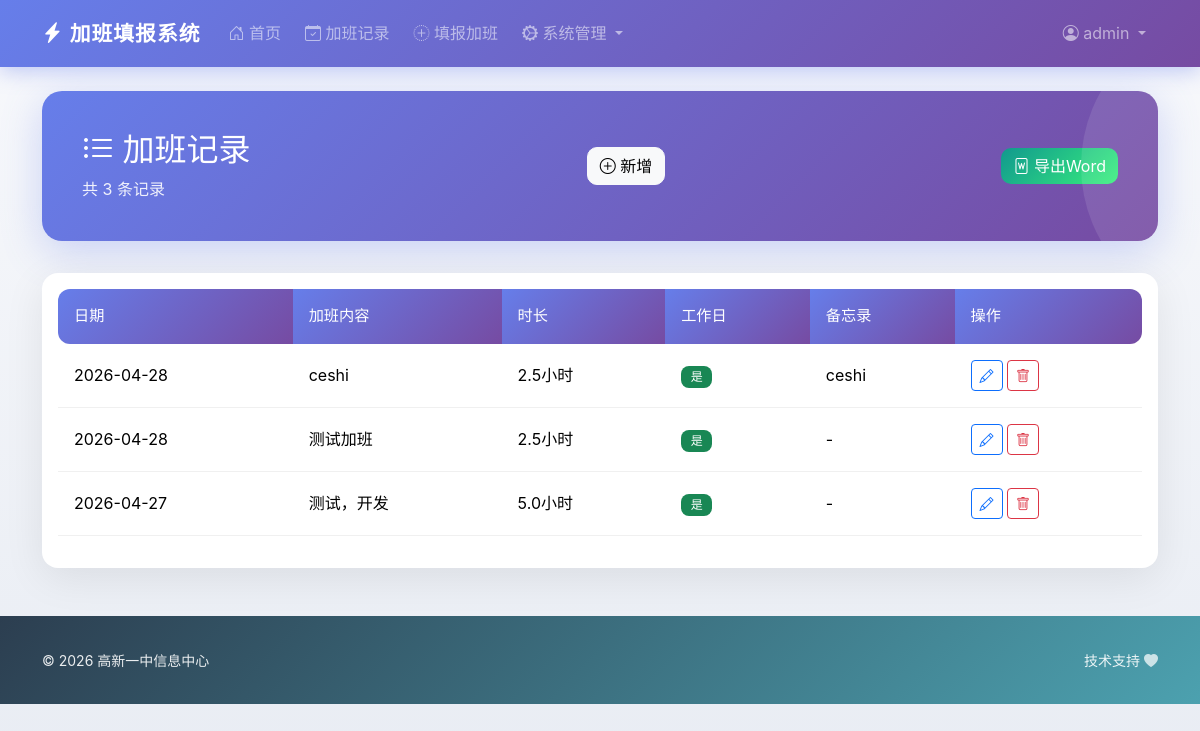
Page /overtime (signed in) on the committed database.
### models.py (models this page shows, shortened)
class User(UserMixin, db.Model):
    __tablename__ = 'users'
    id = db.Column(db.Integer, primary_key=True)
    username = db.Column(db.String(80), unique=True, nullable=False)
    password_hash = db.Column(db.String(200), nullable=False)
    role = db.Column(db.String(20), nullable=False)  # admin, manager, teacher
    department_id = db.Column(db.Integer, db.ForeignKey('departments.id'), nullable=True)
    created_at = db.Column(db.DateTime, default=datetime.utcnow)
    overtime_records = db.relationship('Overtime', backref='user', lazy=True, cascade='all, delete-orphan')
    def is_admin(self):
        return self.role == 'admin'

class Overtime(db.Model):
    __tablename__ = 'overtimes'
    id = db.Column(db.Integer, primary_key=True)
    user_id = db.Column(db.Integer, db.ForeignKey('users.id'), nullable=False)
    content = db.Column(db.Text, nullable=False)
    date = db.Column(db.Date, nullable=False)
    hours = db.Column(db.Float, nullable=False)
    is_workday = db.Column(db.Boolean, default=False)
    memo = db.Column(db.Text, nullable=True)
    created_at = db.Column(db.DateTime, default=datetime.utcnow)
    updated_at = db.Column(db.DateTime, default=datetime.utcnow, onupdate=datetime.utcnow)

### app.py (the view)
@app.route('/overtime')
@login_required
def overtime_list():
    page = request.args.get('page', 1, type=int)
    per_page = 20
    query = Overtime.query.filter_by(user_id=current_user.id)
    if current_user.is_admin():
        query = Overtime.query
    elif current_user.is_manager():
        dept_users = User.query.filter_by(department_id=current_user.department_id).all()
        user_ids = [u.id for u in dept_users]
        query = Overtime.query.filter(Overtime.user_id.in_(user_ids))
    pagination = query.order_by(Overtime.date.desc()).paginate(page=page, per_page=per_page, error_out=False)
    records = pagination.items
    return render_template('overtime/list.html', records=records, pagination=pagination)

### app.py (called while the page is built)
@login_manager.user_loader
def load_user(user_id):
    return User.query.get(int(user_id))

### templates/overtime/list.html (shortened to what this page needs)
{% extends "base.html" %}
{% block content %}
<div class="page-header d-flex justify-content-between align-items-center">
    <div>
        <h2><i class="bi bi-list-ul"></i> 加班记录</h2>
        <p class="mb-0">共 {{ pagination.total }} 条记录</p>
    </div>
    <a href="{{ url_for('overtime_add') }}" class="btn btn-light">
        <i class="bi bi-plus-circle"></i> 新增
    </a>
    <a href="{{ url_for('overtime_export') }}" class="btn btn-success">
        <i class="bi bi-file-word"></i> 导出Word
    </a>
</div>
<div class="card">
    <div class="card-body">
        {% if records %}
        <div class="table-responsive">
            <table class="table table-hover">
                <thead>
                    <tr>
                        <th>日期</th>
                        <th>加班内容</th>
                        <th>时长</th>
                        <th>工作日</th>
                        <th>备忘录</th>
                        <th>操作</th>
                    </tr>
                </thead>
                <tbody>
                    {% for record in records %}
                    <tr>
                        <td>{{ record.date.strftime('%Y-%m-%d') }}</td>
                        <td>{{ record.content[:50] }}{% if record.content|length > 50 %}...{% endif %}</td>
                        <td>{{ record.hours }}小时</td>
                        <td>
                            {% if record.is_workday %}
                            <span class="badge bg-success">是</span>
                            {% else %}
                            <span class="badge bg-secondary">否</span>
                            {% endif %}
                        </td>
                        <td>{{ record.memo[:20] if record.memo else '-' }}{% if record.memo and record.memo|length > 20 %}...{% endif %}</td>
                        <td>
                            <a href="{{ url_for('overtime_edit', id=record.id) }}" class="btn btn-sm btn-outline-primary">
                                <i class="bi bi-pencil"></i>
                            </a>
                            <form method="POST" action="{{ url_for('overtime_delete', id=record.id) }}" style="display:inline;">
                                <button type="submit" class="btn btn-sm btn-outline-danger" onclick="return confirm('确定删除？')">
                                    <i class="bi bi-trash"></i>
                                </button>
                            </form>
                        </td>
                    </tr>
                    {% endfor %}
                </tbody>
            </table>
        </div>
        {% else %}
        <p class="text-muted text-center mb-0 py-4">暂无加班记录，<a href="{{ url_for('overtime_add') }}">去填报</a></p>
        {% endif %}
    </div>
</div>
{% endblock %}

### templates/base.html (shortened to what this page needs)
<!DOCTYPE html>
<html lang="zh-CN">
<head>
    <link href="https://cdn.jsdelivr.net/npm/bootstrap@5.3.2/dist/css/bootstrap.min.css" rel="stylesheet">
    <link href="https://cdn.jsdelivr.net/npm/bootstrap-icons@1.11.1/font/bootstrap-icons.css" rel="stylesheet">
</head>
<body>
    <nav class="navbar navbar-expand-lg navbar-dark sticky-top">
        <div class="container">
            <a class="navbar-brand" href="{{ url_for('index') }}">
                <i class="bi bi-lightning-charge-fill"></i> 加班填报系统
            </a>
            {% if current_user.is_authenticated %}
            <div class="collapse navbar-collapse" id="navbarNav">
                <ul class="navbar-nav me-auto">
                    <li class="nav-item">
                        <a class="nav-link" href="{{ url_for('dashboard') }}">
                            <i class="bi bi-house-door"></i> 首页
                        </a>
                    </li>
                    <li class="nav-item">
                        <a class="nav-link" href="{{ url_for('overtime_list') }}">
                            <i class="bi bi-calendar-check"></i> 加班记录
                        </a>
                    </li>
                    <li class="nav-item">
                        <a class="nav-link" href="{{ url_for('overtime_add') }}">
                            <i class="bi bi-plus-circle-dotted"></i> 填报加班
                        </a>
                    </li>
                    {% if current_user.is_admin() %}
                    <li class="nav-item dropdown">
                        <a class="nav-link dropdown-toggle" href="#" data-bs-toggle="dropdown">
                            <i class="bi bi-gear-wide-connected"></i> 系统管理
                        </a>
                    </li>
                    {% elif current_user.is_manager() %}
                    <li class="nav-item">
                        <a class="nav-link" href="{{ url_for('admin_stats') }}">
                            <i class="bi bi-graph-up"></i> 统计报表
                        </a>
                    </li>
                    {% endif %}
                </ul>
                <ul class="navbar-nav">
                    <li class="nav-item dropdown">
                        <a class="nav-link dropdown-toggle" href="#" data-bs-toggle="dropdown">
                            <i class="bi bi-person-circle"></i> {{ current_user.username }}
                        </a>
                    </li>
                </ul>
            </div>
            {% endif %}
        </div>
    </nav>
    <main class="container my-4">
        {% block content %}{% endblock %}
    </main>
    <footer>
        <div class="container">
            <div class="row align-items-center">
                <div class="col-md-6 text-center text-md-start mb-2 mb-md-0">
                    <small>&copy; 2026 高新一中信息中心</small>
                </div>
                <div class="col-md-6 text-center text-md-end">
                    <small>技术支持 <a href="#"><i class="bi bi-heart-fill"></i></a></small>
                </div>
            </div>
        </div>
    </footer>
</body>
</html>

### templates/base.html (style rules this page uses)
:root { --primary-gradient: linear-gradient(135deg, #667eea 0%, #764ba2 100%); --success-gradient: linear-gradient(135deg, #11998e 0%, #38ef7d 100%); --warning-gradient: linear-gradient(135deg, #f093fb 0%, #f5576c 100%); --info-gradient: linear-gradient(135deg, #4facfe 0%, #00f2fe 100%); --dark-gradient: linear-gradient(135deg, #2c3e50 0%, #4ca1af 100%); --primary-color: #667eea; --primary-dark: #764ba2; }
* { font-family: 'Noto Sans SC', -apple-system, BlinkMacSystemFont, "Segoe UI", Roboto, sans-serif; }
body { background: linear-gradient(180deg, #f8f9fc 0%, #e8ecf3 100%); min-height: 100vh; }
.navbar { background: var(--primary-gradient) !important; box-shadow: 0 4px 20px rgba(102, 126, 234, 0.4); padding: 0.8rem 0; }
.navbar-brand { font-weight: 700; font-size: 1.3rem; letter-spacing: 1px; }
.navbar-brand i { animation: pulse 2s infinite; }
.nav-link { border-radius: 8px; margin: 0 4px; transition: all 0.3s ease; }
.card { border: none; border-radius: 16px; box-shadow: 0 10px 40px rgba(0,0,0,0.08); transition: transform 0.3s ease, box-shadow 0.3s ease; }
.btn-success { background: var(--success-gradient); border: none; border-radius: 10px; }
.btn-light { border-radius: 10px; transition: all 0.3s ease; }
.page-header { background: var(--primary-gradient); color: white; padding: 2.5rem; border-radius: 20px; margin-bottom: 2rem; box-shadow: 0 10px 40px rgba(102, 126, 234, 0.3); position: relative; overflow: hidden; }
.page-header::after { content: ''; position: absolute; top: -50%; right: -20%; width: 300px; height: 300px; background: rgba(255,255,255,0.1); border-radius: 50%; }
.page-header h2 { position: relative; z-index: 1; }
.page-header p { position: relative; z-index: 1; opacity: 0.9; }
.table { border-collapse: separate; border-spacing: 0; }
.table thead th { background: var(--primary-gradient); color: white; border: none; font-weight: 500; padding: 1rem; font-size: 0.95rem; }
.table thead th:first-child { border-radius: 12px 0 0 12px; }
.table thead th:last-child { border-radius: 0 12px 12px 0; }
.table tbody tr { transition: all 0.2s ease; }
.table tbody td { padding: 1rem; vertical-align: middle; border-color: #f0f0f0; }
.badge { border-radius: 8px; padding: 0.4em 0.8em; font-weight: 500; }
footer { background: linear-gradient(135deg, #2c3e50 0%, #4ca1af 100%); color: white; padding: 2rem 0; margin-top: 3rem; }
footer small { opacity: 0.9; }
footer a { color: rgba(255,255,255,0.8); text-decoration: none; transition: color 0.2s ease; }

### rows in the picture
User: username "admin"
Overtime: date "2026-04-28", content "ceshi", hours "2.5", is_workday "是", memo "ceshi"
Overtime: date "2026-04-28", content "测试加班", hours "2.5", is_workday "是", memo "-"
Overtime: date "2026-04-27", content "测试，开发", hours "5.0", is_workday "是", memo "-"

### other values in the picture
{{ pagination.total }} "3"
